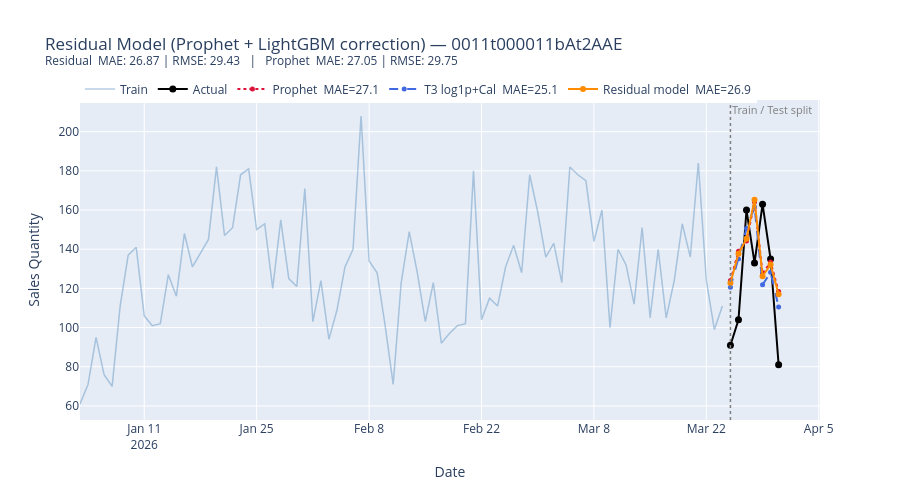

The cell this chart's notebook holds for it:
### Code cell
# ── Residual Model: Prophet baseline + LightGBM correction ───────────────
# Prophet predicts trend + seasonality → yhat
# LightGBM learns to predict what Prophet gets wrong (the residual)
# Final prediction = prophet_yhat + lgbm_correction

# In-sample Prophet predictions on train set
prophet_train_full = best_model.predict(df_train[["ds"]])
prophet_test_full = best_model.predict(df_test[["ds"]])

train_residuals = df_train["y"].values - prophet_train_full["yhat"].values
print(
    f"Residuals — mean: {train_residuals.mean():.2f} | std: {train_residuals.std():.2f}"
)
print(f"Range: [{train_residuals.min():.1f}, {train_residuals.max():.1f}]")

# Use multi-level Prophet + calendar features (X_t3_enh) to explain residuals
X_res_train = X_t3_enh_train.reset_index(drop=True).copy()
X_res_test = X_t3_enh_test.reset_index(drop=True).copy()
y_res_train = train_residuals

# ── Optuna ────────────────────────────────────────────────────────────────
_prophet_yhat_train = prophet_train_full["yhat"].values
_y_train_vals = df_train["y"].values


def objective_resid(trial):
    params = dict(
        n_estimators=trial.suggest_int("n_estimators", 50, 500),
        learning_rate=trial.suggest_float("learning_rate", 0.005, 0.3, log=True),
        num_leaves=trial.suggest_int("num_leaves", 8, 64),
        min_child_samples=trial.suggest_int("min_child_samples", 3, 30),
        subsample=trial.suggest_float("subsample", 0.6, 1.0),
        verbosity=-1,
        random_state=42,
    )
    fold_maes = []
    for tr_idx, val_idx in tscv.split(X_res_train):
        m = lgb.LGBMRegressor(**params)
        m.fit(X_res_train.iloc[tr_idx], y_res_train[tr_idx])
        correction = m.predict(X_res_train.iloc[val_idx])
        final_preds = _prophet_yhat_train[val_idx] + correction
        fold_maes.append(mean_absolute_error(_y_train_vals[val_idx], final_preds))
    return np.mean(fold_maes)


study_resid = optuna.create_study(direction="minimize")
study_resid.optimize(objective_resid, n_trials=60)
print("Best CV MAE (residual):", round(study_resid.best_value, 3))

# ── Refit + evaluate ──────────────────────────────────────────────────────
best_resid = lgb.LGBMRegressor(**study_resid.best_params, verbosity=-1, random_state=42)
best_resid.fit(X_res_train, y_res_train)

correction_test = best_resid.predict(X_res_test)
resid_preds = prophet_test_full["yhat"].values + correction_test
resid_mae = mean_absolute_error(y_t2_test, resid_preds)
resid_rmse = root_mean_squared_error(y_t2_test, resid_preds)

print(f"\nResidual model       MAE: {resid_mae:.2f} | RMSE: {resid_rmse:.2f}")
print(f"T3 log1p + Calendar  MAE: {t3_cal_mae:.2f} | RMSE: {t3_cal_rmse:.2f}")
print(f"Prophet alone        MAE: {mae:.2f} | RMSE: {rmse:.2f}")

# ── Feature importance ────────────────────────────────────────────────────
resid_imp = pd.Series(
    best_resid.feature_importances_, index=X_res_train.columns
).sort_values(ascending=False)
print("\nTop 10 features (residual model):")
print(resid_imp.head(10).to_string())

# ── Plot ──────────────────────────────────────────────────────────────────
fig_resid = go.Figure()
fig_resid.add_trace(
    go.Scatter(
        x=df_train["ds"],
        y=df_train["y"],
        name="Train",
        mode="lines",
        line=dict(color="steelblue", width=1.5),
        opacity=0.4,
    )
)
fig_resid.add_trace(
    go.Scatter(
        x=df_test["ds"],
        y=y_t2_test,
        name="Actual",
        mode="lines+markers",
        line=dict(color="black", width=2),
        marker=dict(size=7),
    )
)
fig_resid.add_trace(
    go.Scatter(
        x=best_eval["ds"],
        y=best_eval["yhat"],
        name=f"Prophet  MAE={mae:.1f}",
        mode="lines+markers",
        line=dict(color="crimson", width=2, dash="dot"),
        marker=dict(size=5),
    )
)
fig_resid.add_trace(
    go.Scatter(
        x=df_test["ds"],
        y=t3_cal_preds,
        name=f"T3 log1p+Cal  MAE={t3_cal_mae:.1f}",
        mode="lines+markers",
        line=dict(color="royalblue", width=2, dash="dash"),
        marker=dict(size=5),
    )
)
fig_resid.add_trace(
    go.Scatter(
        x=df_test["ds"],
        y=resid_preds,
        name=f"Residual model  MAE={resid_mae:.1f}",
        mode="lines+markers",
        line=dict(color="darkorange", width=2),
        marker=dict(size=6),
    )
)
fig_resid.add_shape(
    type="line",
    x0=split_date,
    x1=split_date,
    y0=0,
    y1=1,
    xref="x",
    yref="paper",
    line=dict(color="gray", dash="dot", width=1.5),
)
fig_resid.add_annotation(
    x=split_date,
    y=1,
    xref="x",
    yref="paper",
    text="Train / Test split",
    showarrow=False,
    xanchor="left",
    yanchor="top",
    font=dict(color="gray", size=11),
)
fig_resid.update_layout(
    title=(
        f"Residual Model (Prophet + LightGBM correction) — {selected_customer}<br>"
        f"<sup>Residual  MAE: {resid_mae:.2f} | RMSE: {resid_rmse:.2f}"
        f"   |   Prophet  MAE: {mae:.2f} | RMSE: {rmse:.2f}</sup>"
    ),
    xaxis_title="Date",
    yaxis_title="Sales Quantity",
    hovermode="x unified",
    height=500,
    legend=dict(orientation="h", y=1.08, x=0),
)
fig_resid.show()

### Figure 1 — Plotly figure (JSON) as saved in the notebook; plotly's stock layout.template omitted (floating-point values rounded to 4 significant figures)
{"data": [{"line": {"color": "steelblue", "width": 1.5}, "mode": "lines", "name": "Train", "opacity": 0.4, "type": "scatter", "x": ["2026-01-03T00:00:00.000000000", "2026-01-04T00:00:00.000000000", "2026-01-05T00:00:00.000000000", "2026-01-06T00:00:00.000000000", "2026-01-07T00:00:00.000000000", "2026-01-08T00:00:00.000000000", "2026-01-09T00:00:00.000000000", "2026-01-10T00:00:00.000000000", "2026-01-11T00:00:00.000000000", "2026-01-12T00:00:00.000000000", "2026-01-13T00:00:00.000000000", "2026-01-14T00:00:00.000000000", "2026-01-15T00:00:00.000000000", "2026-01-16T00:00:00.000000000", "2026-01-17T00:00:00.000000000", "2026-01-18T00:00:00.000000000", "2026-01-19T00:00:00.000000000", "2026-01-20T00:00:00.000000000", "2026-01-21T00:00:00.000000000", "2026-01-22T00:00:00.000000000", "2026-01-23T00:00:00.000000000", "2026-01-24T00:00:00.000000000", "2026-01-25T00:00:00.000000000", "2026-01-26T00:00:00.000000000", "2026-01-27T00:00:00.000000000", "2026-01-28T00:00:00.000000000", "2026-01-29T00:00:00.000000000", "2026-01-30T00:00:00.000000000", "2026-01-31T00:00:00.000000000", "2026-02-01T00:00:00.000000000", "2026-02-02T00:00:00.000000000", "2026-02-03T00:00:00.000000000", "2026-02-04T00:00:00.000000000", "2026-02-05T00:00:00.000000000", "2026-02-06T00:00:00.000000000", "2026-02-07T00:00:00.000000000", "2026-02-08T00:00:00.000000000", "2026-02-09T00:00:00.000000000", "2026-02-10T00:00:00.000000000", "2026-02-11T00:00:00.000000000", "2026-02-12T00:00:00.000000000", "2026-02-13T00:00:00.000000000", "2026-02-14T00:00:00.000000000", "2026-02-15T00:00:00.000000000", "2026-02-16T00:00:00.000000000", "2026-02-17T00:00:00.000000000", "2026-02-18T00:00:00.000000000", "2026-02-19T00:00:00.000000000", "2026-02-20T00:00:00.000000000", "2026-02-21T00:00:00.000000000", "2026-02-22T00:00:00.000000000", "2026-02-23T00:00:00.000000000", "2026-02-24T00:00:00.000000000", "2026-02-25T00:00:00.000000000", "2026-02-26T00:00:00.000000000", "2026-02-27T00:00:00.000000000", "2026-02-28T00:00:00.000000000", "2026-03-01T00:00:00.000000000", "2026-03-02T00:00:00.000000000", "2026-03-03T00:00:00.000000000", "2026-03-04T00:00:00.000000000", "2026-03-05T00:00:00.000000000", "2026-03-06T00:00:00.000000000", "2026-03-07T00:00:00.000000000", "2026-03-08T00:00:00.000000000", "2026-03-09T00:00:00.000000000", "2026-03-10T00:00:00.000000000", "2026-03-11T00:00:00.000000000", "2026-03-12T00:00:00.000000000", "2026-03-13T00:00:00.000000000", "2026-03-14T00:00:00.000000000", "2026-03-15T00:00:00.000000000", "2026-03-16T00:00:00.000000000", "2026-03-17T00:00:00.000000000", "2026-03-18T00:00:00.000000000", "2026-03-19T00:00:00.000000000", "2026-03-20T00:00:00.000000000", "2026-03-21T00:00:00.000000000", "2026-03-22T00:00:00.000000000", "2026-03-23T00:00:00.000000000", "2026-03-24T00:00:00.000000000"], "y": [61.0, 71.0, 95.0, 76.0, 70.0, 111.0, 137.0, 141.0, 106.0, 101.0, 102.0, 127.0, 116.0, 148.0, 131.0, 138.0, 145.0, 182.0, 147.0, 151.0, 178.0, 181.0, 150.0, 153.0, 120.0, 155.0, 125.0, 121.0, 171.0, 103.0, 124.0, 94.0, 109.0, 131.0, 140.0, 208.0, 134.0, 128.0, 101.0, 71.0, 123.0, 149.0, 128.0, 103.0, 123.0, 92.0, 97.0, 101.0, 102.0, 180.0, 104.0, 115.0, 111.0, 131.0, 142.0, 128.0, 178.0, 159.0, 136.0, 143.0, 123.0, 182.0, 178.0, 175.0, 144.0, 160.0, 100.0, 140.0, 132.0, 112.0, 151.0, 105.0, 140.0, 105.0, 124.0, 153.0, 136.0, 184.0, 124.0, 99.0, 111.0]}, {"line": {"color": "black", "width": 2}, "marker": {"size": 7}, "mode": "lines+markers", "name": "Actual", "type": "scatter", "x": ["2026-03-25T00:00:00.000000000", "2026-03-26T00:00:00.000000000", "2026-03-27T00:00:00.000000000", "2026-03-28T00:00:00.000000000", "2026-03-29T00:00:00.000000000", "2026-03-30T00:00:00.000000000", "2026-03-31T00:00:00.000000000"], "y": [91.0, 104.0, 160.0, 133.0, 163.0, 135.0, 81.0]}, {"line": {"color": "crimson", "dash": "dot", "width": 2}, "marker": {"size": 5}, "mode": "lines+markers", "name": "Prophet  MAE=27.1", "type": "scatter", "x": ["2026-03-25T00:00:00.000000000", "2026-03-26T00:00:00.000000000", "2026-03-27T00:00:00.000000000", "2026-03-28T00:00:00.000000000", "2026-03-29T00:00:00.000000000", "2026-03-30T00:00:00.000000000", "2026-03-31T00:00:00.000000000"], "y": [124.0, 139.0, 144.2, 164.1, 127.5, 133.5, 118.4]}, {"line": {"color": "royalblue", "dash": "dash", "width": 2}, "marker": {"size": 5}, "mode": "lines+markers", "name": "T3 log1p+Cal  MAE=25.1", "type": "scatter", "x": ["2026-03-25T00:00:00.000000000", "2026-03-26T00:00:00.000000000", "2026-03-27T00:00:00.000000000", "2026-03-28T00:00:00.000000000", "2026-03-29T00:00:00.000000000", "2026-03-30T00:00:00.000000000", "2026-03-31T00:00:00.000000000"], "y": [120.6, 135.0, 150.6, 161.6, 121.9, 128.2, 110.5]}, {"line": {"color": "darkorange", "width": 2}, "marker": {"size": 6}, "mode": "lines+markers", "name": "Residual model  MAE=26.9", "type": "scatter", "x": ["2026-03-25T00:00:00.000000000", "2026-03-26T00:00:00.000000000", "2026-03-27T00:00:00.000000000", "2026-03-28T00:00:00.000000000", "2026-03-29T00:00:00.000000000", "2026-03-30T00:00:00.000000000", "2026-03-31T00:00:00.000000000"], "y": [122.7, 137.7, 145.4, 165.3, 126.2, 132.1, 117.1]}], "layout": {"annotations": [{"font": {"color": "gray", "size": 11}, "showarrow": false, "text": "Train / Test split", "x": "2026-03-25", "xanchor": "left", "xref": "x", "y": 1, "yanchor": "top", "yref": "paper"}], "height": 500, "hovermode": "x unified", "legend": {"orientation": "h", "x": 0, "y": 1.08}, "shapes": [{"line": {"color": "gray", "dash": "dot", "width": 1.5}, "type": "line", "x0": "2026-03-25", "x1": "2026-03-25", "xref": "x", "y0": 0, "y1": 1, "yref": "paper"}], "title": {"text": "Residual Model (Prophet + LightGBM correction) — 0011t000011bAt2AAE<br><sup>Residual  MAE: 26.87 | RMSE: 29.43   |   Prophet  MAE: 27.05 | RMSE: 29.75</sup>"}, "xaxis": {"title": {"text": "Date"}}, "yaxis": {"title": {"text": "Sales Quantity"}}}}
